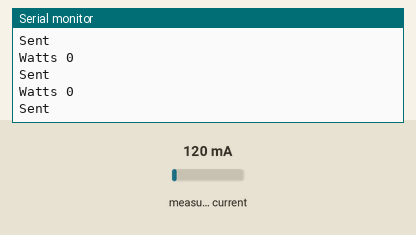
A sketch run on a simulated ESP32. Parts: the last lines printed to the serial monitor. Inputs (shaded band) come from the test bench; at power-on: measured current 120 mA. WiFi joins after 1.5 s; servers stay silent unless stated.

Above: at 5.7 s.
5.8 s: measured current set to 500 mA
At 5.95 s:
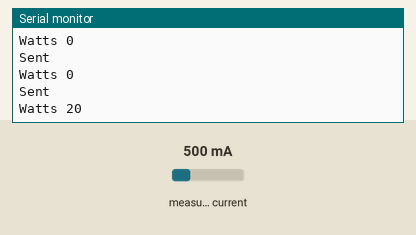
7.3 s: measured current set to 1000 mA
At 7.42 s:
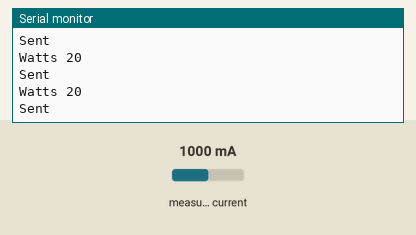
Timing chart, 0 to 10.3 s (numbered marks = the images above; inputs shaded):
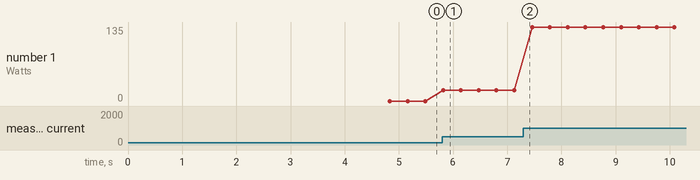

The sketch:

Power.ino
```cpp
#include <WiFi.h>

#include <FirebaseESP32.h>

#define FIREBASE_HOST "*************************/"
#define FIREBASE_AUTH "**************************************"
FirebaseData firebaseData;

#include "EmonLib.h"                    // Include Emon Library
EnergyMonitor emon1;
int Valor = 0;
void setup()
{
  Serial.begin(9600);

  WiFi.disconnect();
  delay(3000);
  Serial.println("START");
  WiFi.begin("Tavares", "*********");
    while ((!(WiFi.status() == WL_CONNECTED))) {
      delay(300);
      Serial.print("..");
    }
  Serial.println("Connected");
  Serial.println("IP:");
  Serial.println((WiFi.localIP()));

  Firebase.begin(FIREBASE_HOST, FIREBASE_AUTH);
  Firebase.reconnectWiFi(true);


  emon1.current(34,27.5);             // Current: input pin, calibration.
}

void loop()
{
  if ((Firebase.setFloat(firebaseData, "/Sensors/Power", Valor)) == true) {
    Serial.println("Sent");

  } else {
    Serial.println("Error");
  }
//delay(1000);
double Irms = emon1.calcIrms(1480);  // Calculate Irms
Serial.print ("Watts ");
Valor= Irms*230;                    //Calculate Power
Valor = Valor - 95;
if (Valor < 0) Valor=0;
Serial.println(Valor);              // Apparent power (W)

}
```

Measured:
- after the input at 5.8 s, the serial monitor: prints a new line at once (image 1)
- plotted number 1: 0 → 20 after the input at 5.8 s, 20 → 135 after the input at 7.3 s
